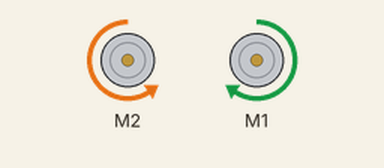
This sketch was run on a simulated Arduino Uno, built with avr-gcc and run on an emulated ATmega328P. Shown: 2 × DC motor (green arrow = forward, orange = backward, longer = faster).

Above: at 0.5 s.
At 5.0 s:
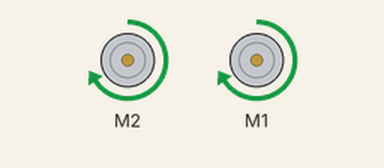
Timing chart, 0 to 6.9 s (numbered marks = the images above):
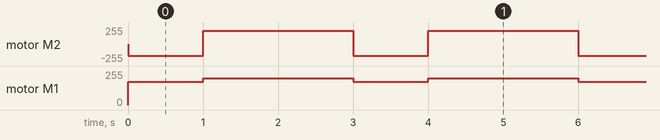

Measured:
- by itself, motor M2: alternates forward 199/255 for 2.0 s and backward 174/255 for 1.0 s
- by itself, motor M1: alternates forward 199/255 for 2.0 s and forward 174/255 for 1.0 s

The sketch:

sketch_dec06a.ino
```cpp
#include <RedBot.h>
RedBotMotors motors;
RedBotEncoder encoder = RedBotEncoder(A2, 10);
int buttonPin = 12;
int countsPerRev = 192;
float wheelDiam = 2.56;
float wheelCirc = PI*wheelDiam;
void setup() {
  // put your setup code here, to run once:

}

void loop()
{
  // put your main code here, to run repeatedly:
  triangle();
}

void circle()
{
motors.rightMotor(200);
motors.leftMotor(0);
delay(20);
motors.rightMotor(200);
motors.leftMotor(-200);
delay(100);
}

void square()
{
  motors.rightMotor(175);
  motors.leftMotor(175);
  delay(1000);
  motors.rightMotor(200);
  motors.leftMotor(-200);
  delay(2000);
}

void triangle()
{
  motors.rightMotor(-175);
  motors.leftMotor(-175);
  delay(1000);
  motors.rightMotor(200);
  motors.leftMotor(-200);
  delay(2000);
}
```
